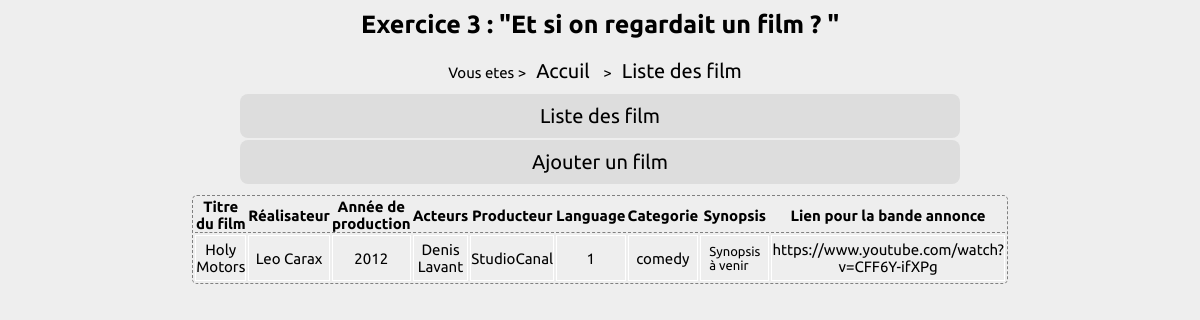
Page /index.php?page=2&where=3 on the committed database.
### tables this page shows
CREATE TABLE `pages` (
  `pa_id` int(11) NOT NULL,
  `pa_title` varchar(255) NOT NULL,
  `pa_keywords` varchar(255) NOT NULL,
  `pa_description` varchar(255) NOT NULL,
  `pa_content` varchar(50) NOT NULL,
  `pa_parent_id` int(11) NOT NULL DEFAULT '1'
);

CREATE TABLE `movies` (
  `id` int(11) NOT NULL,
  `title` varchar(255) NOT NULL,
  `actors` varchar(255) NOT NULL,
  `director` varchar(255) NOT NULL,
  `producer` varchar(255) NOT NULL,
  `year_of_prod` year(4) NOT NULL,
  `language` varchar(255) NOT NULL,
  `category` enum('action','comedy','scifiction','drama','thriller') NOT NULL,
  `storyline` text NOT NULL,
  `video` varchar(255) NOT NULL
);

### inc/list.inc.php (the view, shortened to what this page needs)
<?php
	require_once('init.inc.php');
	if(empty($_GET['where'])) {
		$sql = "SELECT id, title, director, year_of_prod FROM `movies` ORDER BY `movies`.`id` DESC";
		} else {
		$sql = "SELECT * FROM `movies` WHERE id = ".$_GET['where'];
		}
	$req = $connection->query($sql);
?>
<!DOCTYPE html>
<html lang="fr">
	<head>
		<link rel="stylesheet" href="css/style.css">
	</head>
<?php
	if(!empty($_GET['where'])) {
?>
	<table>
	<tr>
		<th class="fiche">Titre du film</th>
		<th class="fiche">Réalisateur</th>
		<th class="fiche">Année de production</th>
		<th class="fiche">Acteurs</th>
		<th class="fiche">Producteur</th>
		<th class="fiche">Language</th>
		<th class="fiche">Categorie</th>
		<th class="fiche" id="story">Synopsis</th>
		<th class="fiche">Lien pour la bande annonce</th>
	</tr>
<?php
	while($datas = $req->fetch()){
		echo "<tr>";
		echo "<td>".$datas['title']."</td>";
		echo "<td>".$datas['director']."</td>";
		echo "<td>".$datas['year_of_prod']."</td>";
		echo "<td>".$datas['actors']."</td>";
		echo "<td>".$datas['producer']."</td>";
		echo "<td>".$datas['language']."</td>";
		echo "<td>".$datas['category']."</td>";
		echo "<td id='story'>".$datas['storyline']."</td>";
		echo "<td>".$datas['video']."</td>";
		echo "</tr>";
	}
}
?>
	</table>

### inc/functions.inc.php (shortened to what this page needs)
<?php
require_once('init.inc.php');
	function displayPath($idPage){
		global $connection;
		$chemin_complet = "";
		if($idPage != 0){
			$sql = "SELECT pa_parent_id, pa_title FROM pages WHERE pa_id = ? ";
			$req = $connection->prepare($sql);
			$req->execute(array($idPage));
			$datas = $req->fetch(PDO::FETCH_OBJ);
			$chemin_page_en_cours = " ><a href='?page=".$idPage."'>".$datas->pa_title."</a>";
			$chemin_complet = displayPath($datas->pa_parent_id).$chemin_page_en_cours;
		}
		return $chemin_complet;
	}
	function displayMenu($idPage){
		global $connection;
		$sql = "SELECT pa_id, pa_title FROM pages WHERE pa_parent_id = ? ";
		$req = $connection->prepare($sql);
		$req->execute(array($idPage));
		$html = "";
		if($req->rowCount()>0){
			$html = "<ul>";
			while($datas = $req->fetch(PDO::FETCH_OBJ)){
				$html .= "<li><a href='?page=".$datas->pa_id."'>".$datas->pa_title."</a></li>";
			}
			$html .= "</ul>";
		}
		return $html;
	}
?>

### css/style.css (style rules this page uses)
* { margin: 0; padding: 0; }
html { font-size: 62.5%; }
body { width: 100%; font-family: 'Ubuntu', sans-serif; font-size: 1.5rem; text-align: center; background-color: #eee; }
ul { margin:0 auto; text-align:center; overflow: hidden; }
li { width:60%; display:inline-block; text-align:center; margin: .1rem auto; padding: 1rem 0; background-color:#ddd ; border-radius: 8px; }
a { text-decoration: none; text-align: center; font-size: 2rem; color:black; margin:1rem; }
table { width:60%; margin: 1rem auto; text-align: center; border: 1px dashed gray; border-radius: 5px; }
table tr { text-align: center; margin: 0 auto; border-bottom: 1px solid #f7f7f7; }
table th { border-bottom:1px dashed gray; font-size: 1.8rem; }
table td { border: 1px solid white; }
table td#story { width:25%; padding:0.8rem; text-align: justify; font-size: 1.3rem; }
th.fiche { font-size: 1.5rem; }

### rows in the picture
pages: pa_title "Accuil"
pages: pa_title "Liste des film"
pages: pa_title "Ajouter un film"
movies: title "Holy Motors", director "Leo Carax", year_of_prod "2012", actors "Denis Lavant", producer "StudioCanal", language "1", category "comedy", storyline "Synopsis à venir", video "https://www.youtube.com/watch?v=CFF6Y-ifXPg"
